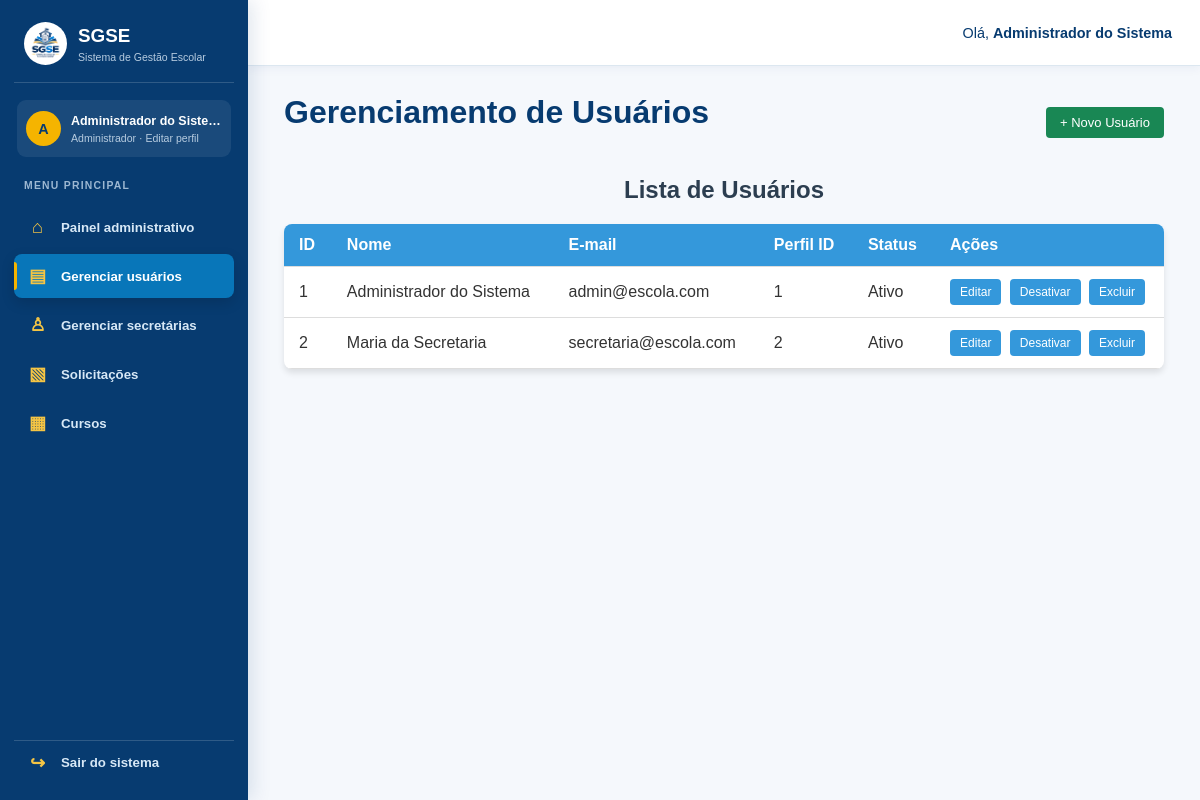
/index.php (signed in), run on the app's committed database.
### tables this page shows
CREATE TABLE usuarios (
    id_usuario INT AUTO_INCREMENT PRIMARY KEY,
    id_pessoa INT NOT NULL UNIQUE,
    id_perfil INT NOT NULL,
    email VARCHAR(100) NOT NULL UNIQUE,
    senha VARCHAR(255) NOT NULL,
    foto_perfil VARCHAR(255),
    cargo VARCHAR(100),
    setor VARCHAR(100),
    status ENUM('Ativo', 'Inativo') DEFAULT 'Ativo',
    criado_em TIMESTAMP DEFAULT CURRENT_TIMESTAMP,

    CONSTRAINT fk_usuario_pessoa
        FOREIGN KEY (id_pessoa)
        REFERENCES pessoas(id_pessoa)
        ON DELETE RESTRICT,

    CONSTRAINT fk_usuario_perfil
        FOREIGN KEY (id_perfil)
        REFERENCES perfis(id_perfil)
        ON DELETE RESTRICT
);

CREATE TABLE pessoas (
    id_pessoa INT AUTO_INCREMENT PRIMARY KEY,
    nome VARCHAR(100) NOT NULL,
    cpf VARCHAR(14) NOT NULL UNIQUE,
    telefone VARCHAR(20),
    data_nascimento DATE,
    criado_em TIMESTAMP DEFAULT CURRENT_TIMESTAMP
);

### controller/UsuarioController.php (called while the page is built, shortened)
<?php
require_once __DIR__ . '/../model/dao/UsuarioDAO.php';
class UsuarioController {
    public function listar() {
        $dao = new UsuarioDAO();
        return $dao->listar();
    }
}
?>

### model/dao/Conexao.php (called while the page is built, shortened)
<?php
if (!class_exists('Conexao')) {
    class Conexao {
        private static $instance = null;
        public static function getConexao() {
            if (!isset(self::$instance)) {
                $host     = "localhost";
                $dbname   = "secretaria_db";
                $usuario  = "root";
                $senha    = "";
                try {
                    self::$instance = new PDO(
                        "mysql:host={$host};dbname={$dbname};charset=utf8mb4",
                        $usuario,
                        $senha
                    );
                    self::$instance->setAttribute(PDO::ATTR_ERRMODE, PDO::ERRMODE_EXCEPTION);
                    self::$instance->setAttribute(PDO::ATTR_DEFAULT_FETCH_MODE, PDO::FETCH_ASSOC);
                } catch (PDOException $e) {
                    die("Erro na conexão com o banco de dados: " . $e->getMessage());
                }
            }
            return self::$instance;
        }
    }
}

### model/dao/UsuarioDAO.php (called while the page is built, shortened)
<?php
require_once __DIR__ . '/Conexao.php';
class UsuarioDAO {
    public function listar() {
        try {
            $sql = "SELECT u.id_usuario AS id, p.nome, u.email,
                           u.id_perfil AS perfil_id, u.status
                    FROM usuarios u
                    INNER JOIN pessoas p ON p.id_pessoa = u.id_pessoa
                    ORDER BY u.id_usuario";
            $stmt = Conexao::getConexao()->prepare($sql);
            $stmt->execute();
            return $stmt->fetchAll(PDO::FETCH_ASSOC);
        } catch (PDOException $e) {
            echo "Erro ao buscar usuários:<br>". $e->getMessage();
            return [];
        }
    }
}
?>

### index.php (the view, shortened to what this page needs)
<?php
require_once 'model/dao/Conexao.php';
require_once 'model/dao/UsuarioDAO.php';
require_once 'controller/UsuarioController.php';
$usuarioController = new UsuarioController();
$usuarios = $usuarioController->listar();
include_once 'view/includes/topo.php';
?>
<div class="admin-workspace">
    <?php include __DIR__ . '/view/includes/menu_administrativo.php'; ?>
    <div class="admin-workspace-content">
<div class="main-content">
    <header class="page-header" style="display: flex; justify-content: space-between; align-items: center; margin-bottom: 25px;">
        <h1>Gerenciamento de Usuários</h1>
        <a href="view/cadastrar_usuario.php" class="btn btn-ativar">+ Novo Usuário</a>
    </header>
    <h2>Lista de Usuários</h2>
    <?php if (!empty($usuarios)): ?>
        <table>
            <thead>
                <tr>
                    <th>ID</th>
                    <th>Nome</th>
                    <th>E-mail</th>
                    <th>Perfil ID</th>
                    <th>Status</th>
                    <th>Ações</th>
                </tr>
            </thead>
            <tbody>
                <?php foreach ($usuarios as $u): ?>
                    <tr>
                        <td><?= htmlspecialchars($u['id'] ?? '') ?></td>
                        <td><?= htmlspecialchars($u['nome'] ?? '') ?></td>
                        <td><?= htmlspecialchars($u['email'] ?? '') ?></td>
                        <td><?= htmlspecialchars($u['perfil_id'] ?? '') ?></td>
                        <td><?= htmlspecialchars($u['status'] ?? 'Ativo') ?></td>
                        <td class="acoes-container">
                            <a href="view/editar_usuario.php?id=<?= $u['id'] ?>" class="btn btn-editar">
                                Editar
                            </a>
                            <?php if (strtoupper($u['status'] ?? '') === 'INATIVO'): ?>
                                <a href="controller/UsuarioController.php?acao=ativar&id=<?= $u['id'] ?>"
                                   class="btn btn-ativar"
                                   onclick="return confirm('Tem certeza que deseja ativar este usuário?');">
                                    Ativar
                                </a>
                            <?php else: ?>
                                <a href="controller/UsuarioController.php?acao=desativar&id=<?= $u['id'] ?>"
                                   class="btn btn-desativar"
                                   onclick="return confirm('Tem certeza que deseja desativar este usuário?');">
                                    Desativar
                                </a>
                            <?php endif; ?>
                            <form action="controller/UsuarioController.php" method="POST" class="form-excluir" style="display: inline;">
                                <button type="submit" name="btn_excluir" class="btn btn-excluir" onclick="return confirm('ATENÇÃO: Tem certeza que deseja excluir este usuário permanentemente?');">
                                    Excluir
                                </button>
                            </form>
                        </td>
                    </tr>
                <?php endforeach; ?>
            </tbody>
        </table>
    <?php else: ?>
        <p>Nenhum usuário encontrado.</p>
    <?php endif; ?>
</div>
</div>
</div>
</main>
</body>
</html>

### assets/css/estilo.css (style rules this page uses)
* { margin: 0; padding: 0; box-sizing: border-box; font-family: Arial, Helvetica, sans-serif; }
body { background-color: #f4f6f9; color: #333; padding: 20px; display: flex; flex-direction: column; align-items: center; }
h1, h2, h3 { margin-bottom: 20px; color: #2c3e50; text-align: center; }
form { background-color: #ffffff; padding: 25px; border-radius: 8px; box-shadow: 0 4px 6px rgba(0, 0, 0, 0.1); width: 100%; max-width: 400px; margin-bottom: 15px; }
button, .btn { background-color: #3498db; color: white; border: none; padding: 8px 14px; font-size: 13px; border-radius: 4px; cursor: pointer; transition: background-color 0.2s ease; text-decoration: none; display: inline-block; }
table { width: 100%; max-width: 900px; border-collapse: collapse; background-color: #ffffff; border-radius: 8px; overflow: hidden; box-shadow: 0 4px 6px rgba(0, 0, 0, 0.1); margin-top: 15px; }
table th, table td { padding: 12px 15px; text-align: left; border-bottom: 1px solid #ddd; vertical-align: middle; }
table th { background-color: #3498db; color: white; }
table td form, .form-excluir { background: none !important; padding: 0 !important; margin: 0 !important; box-shadow: none !important; width: auto !important; display: inline-block !important; }
td.acoes-container { white-space: nowrap; text-align: left; width: 1%; }
td.acoes-container .btn, td.acoes-container button { display: inline-block; margin-right: 4px; padding: 6px 10px; font-size: 12px; vertical-align: middle; }
.btn-editar { background-color: #3498db; color: white; }
.btn-desativar { background-color: #3498db; color: white; }
.btn-ativar { background-color: #198754; color: white; }
.btn-excluir { background-color: #3498db; color: white; }
:root { --slate: #263b43; --petroleo: #286b6b; --petroleo-dark: #1f5558; --terracota: #c96852; --terracota-dark: #a95140; --areia: #f5f2ec; --branco: #ffffff; }
:root { --grafite: #303638; --grafite-soft: #5f6969; --oliva: #65745b; --oliva-dark: #4f5d48; --creme: #f4f3ee; }
:root { --sistema-fundo: #f4f5f5; --sistema-branco: #ffffff; --sistema-texto: #30383c; --sistema-suave: #687377; --sistema-acento: #426b78; --sistema-acento-dark: #31525d; }
:root { --escola-azul-marinho: #073b70; --escola-azul: #0876b9; --escola-azul-escuro: #05568f; --escola-dourado: #946600; --escola-dourado-vivo: #f5b400; --escola-fundo: #f5f8fc; }
:root { --admin-sidebar-width: 248px; --admin-azul-marinho: #073b70; --admin-azul: #0876b9; --admin-dourado: #f5b400; }
body.manager-body { display: block; min-height: 100vh; padding: 0; background: #f5f8fc; }
.manager-body .admin-workspace, .manager-body .admin-workspace-content { width: 100%; min-width: 0; }
.manager-body .admin-workspace-content > .main-content { width: 100%; max-width: 1180px; margin: 0 auto; padding: 0; }
.manager-body .page-header h1, .manager-body .workflow-header h1 { color: var(--admin-azul-marinho); }
:root { --sistema-fundo: #f2f5f7; --sistema-branco: #ffffff; --sistema-texto: #263746; --sistema-suave: #667681; --sistema-acento: #356b86; --sistema-acento-dark: #274f65; }

### assets/css/estilo_topo.css (style rules this page uses)
body { margin: 0; padding: 0; }

### data on the page
usuarios: id_usuario "1", id_pessoa.nome "Administrador do Sistema", email "admin@escola.com", id_perfil "1", status "Ativo"
usuarios: id_usuario "2", id_pessoa.nome "Maria da Secretaria", email "secretaria@escola.com", id_perfil "2", status "Ativo"

### other printed values
$_SESSION['usuario_nome'] "Administrador do Sistema"
mb_strtoupper(mb_substr($nomeUsuarioMenu, 0, 1, 'UTF-8'), 'UTF-8') "A"
$nomeUsuarioMenu "Administrador do Siste…"
$nomePerfilMenu "Administrador"
